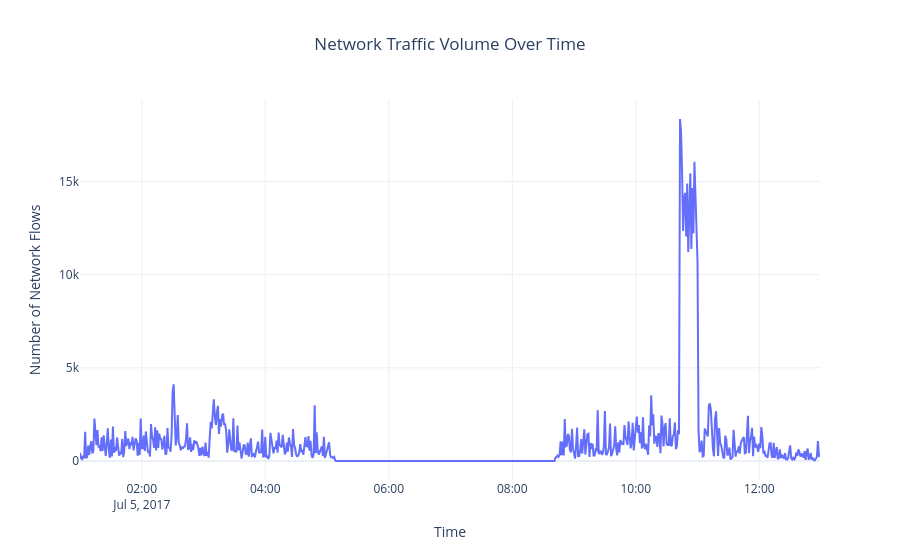

The notebook cell this image was saved under:
### Code cell
# Import Plotly Express
import plotly.express as px

# Create interactive line chart
fig = px.line(
    traffic_per_minute,
    x="Timestamp",
    y="Record Count",
    title="Network Traffic Volume Over Time",
    labels={
        "Timestamp": "Time",
        "Record Count": "Number of Network Flows"
    }
)

fig.update_layout(
    title_x=0.5,
    template="plotly_white",
    hovermode="x unified"
)

fig.show()

### Figure 1 — Plotly figure (JSON) as saved in the notebook; plotly's stock layout.template omitted (floating-point values rounded to 4 significant figures; data arrays with more than 128 entries replaced by an {"elided": "..."} marker saying what was removed)
{"data": [{"hovertemplate": "Time=%{x}<br>Number of Network Flows=%{y}<extra></extra>", "legendgroup": "", "line": {"color": "#636efa", "dash": "solid"}, "marker": {"symbol": "circle"}, "mode": "lines", "name": "", "orientation": "v", "showlegend": false, "type": "scatter", "x": {"elided": "720 str values"}, "xaxis": "x", "y": {"elided": "720 int values"}, "yaxis": "y"}], "layout": {"hovermode": "x unified", "legend": {"tracegroupgap": 0}, "title": {"text": "Network Traffic Volume Over Time", "x": 0.5}, "xaxis": {"anchor": "y", "domain": [0, 1], "title": {"text": "Time"}}, "yaxis": {"anchor": "x", "domain": [0, 1], "title": {"text": "Number of Network Flows"}}}}
